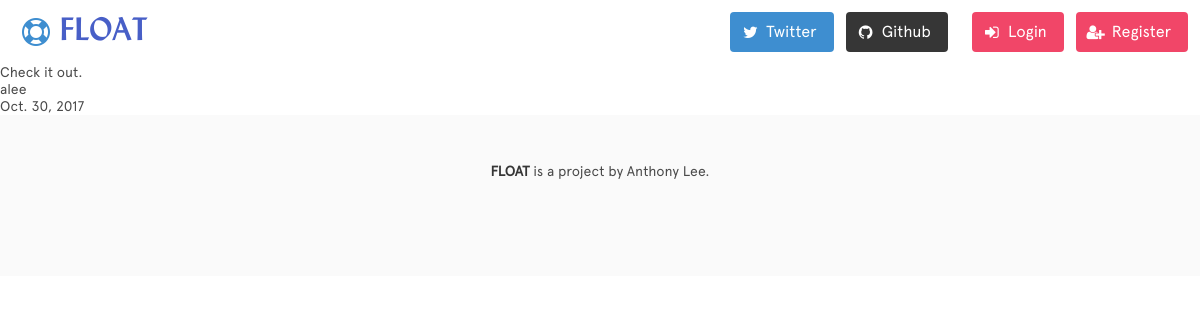
Page /posts/1/ on the earlier database version.
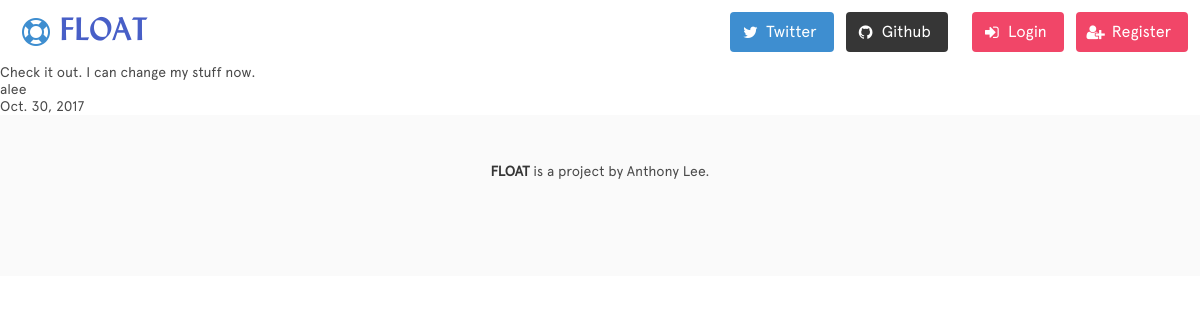
Same page on the later database version.
### posts/models.py (models this page shows)
class Post(models.Model):
    content = models.TextField(max_length=255)
    created_at = models.DateField(auto_now_add=True)
    user = models.ForeignKey(User)

### posts/views.py (the view)
# urls.py: url(r'^posts/(?P<pk>\d+)/$', views.post_detail,
def post_detail(request, pk):
    post = Post.objects.get(pk=pk)
    return render(request, 'post_detail.html', {'post': post})

### posts/templates/post_detail.html (shortened to what this page needs)
{% extends 'base.html' %}
{% block content %}
    <h1>{{ post.content }}</h1>
    <p>{{ post.user }}</p>
    <p>{{ post.created_at }}</p>
{% endblock content %}

Differences in the rows shown:
changed Post "alee": content "Check it out." → "Check it out. I can change my stuff now."
